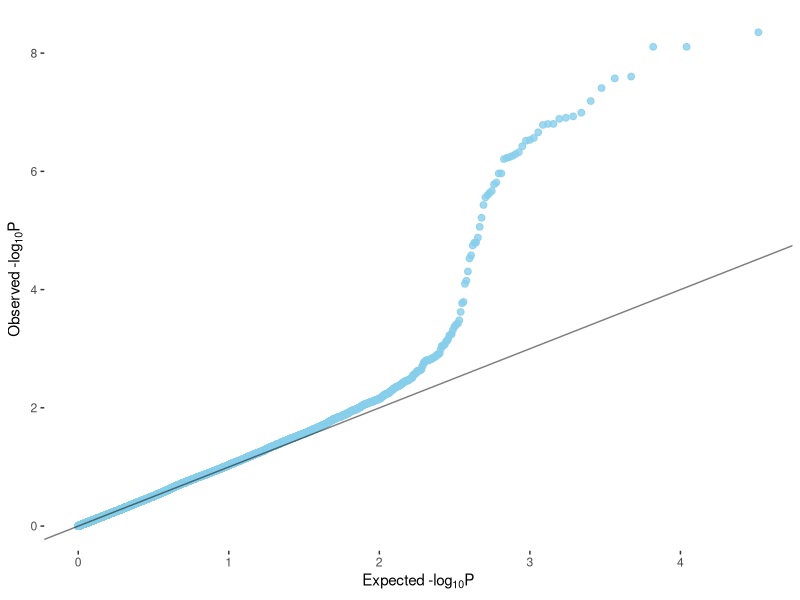

This figure's R source:
library(qqman)
data <- gwasResults


library(ggplot2)

gg.qqplot <- function(ps, ci = 0.95) {
  n  <- length(ps)
  df <- data.frame(
    observed = -log10(sort(ps)),
    expected = -log10(ppoints(n)),
    clower   = -log10(qbeta(p = (1 - ci) / 2, shape1 = 1:n, shape2 = n:1)),
    cupper   = -log10(qbeta(p = (1 + ci) / 2, shape1 = 1:n, shape2 = n:1))
  )
  log10Pe <- expression(paste("Expected -log"[10], plain(P)))
  log10Po <- expression(paste("Observed -log"[10], plain(P)))
  ggplot(df) +
    geom_point(aes(expected, observed), alpha = 0.8, size = 2, colour = "skyblue") +
    geom_abline(intercept = 0, slope = 1, alpha = 0.5) +
    geom_line(aes(expected, cupper), linetype = 2) +
    geom_line(aes(expected, clower), linetype = 2) +
    xlab(log10Pe) +
    ylab(log10Po) +
  
  # Customise the theme:
  theme_bw(base_size = 11) +
    theme( 
      plot.title = element_text(hjust = 0.5),
      legend.position="none",
      panel.border = element_blank(),
      panel.grid.major.x = element_blank(),
      panel.grid.minor.x = element_blank(),
      panel.grid.major.y = element_blank(),
      panel.grid.minor.y = element_blank() 
    )
}

gg.qqplot(data$P,
          ci=NA) #remove confidence intervals with 'NA'
